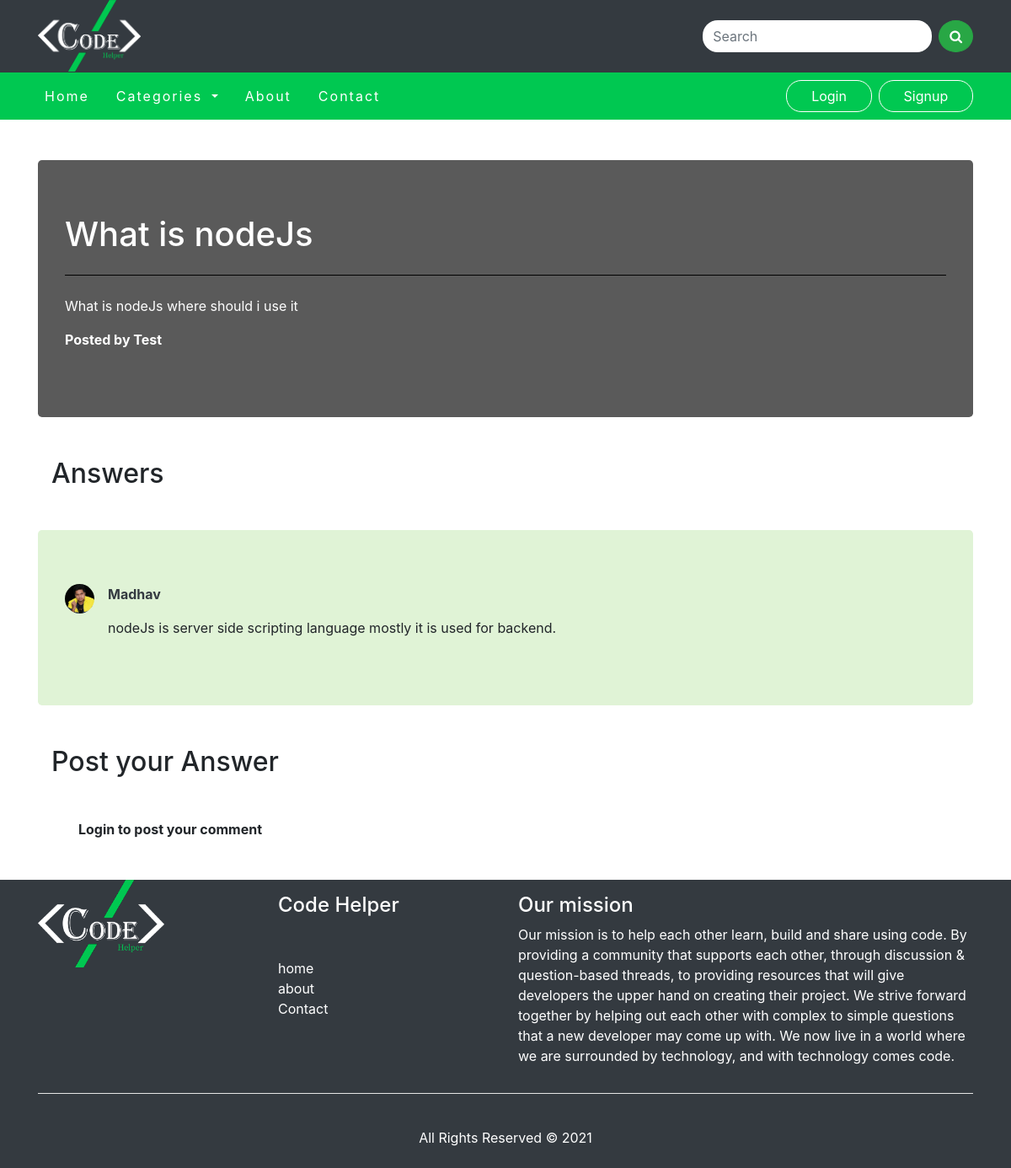
/qthread.php?id=26, run on the app's committed database.
### tables this page shows
CREATE TABLE `threads` (
  `thread_id` int(7) NOT NULL,
  `thread_title` varchar(400) NOT NULL,
  `thread_desc` text NOT NULL,
  `thread_code` text NOT NULL,
  `thread_catid` int(7) NOT NULL,
  `thread_userid` int(7) NOT NULL,
  `timestamp` datetime NOT NULL DEFAULT current_timestamp()
);

CREATE TABLE `users` (
  `user_id` int(8) NOT NULL,
  `user_name` varchar(150) NOT NULL,
  `user_email` varchar(50) NOT NULL,
  `user_img` varchar(400) NOT NULL,
  `user_pas` varchar(300) NOT NULL,
  `datetime` datetime NOT NULL DEFAULT current_timestamp()
);

CREATE TABLE `comments` (
  `comment_id` int(8) NOT NULL,
  `comment_desc` text NOT NULL,
  `comment_code` text NOT NULL,
  `thcomment_id` int(8) NOT NULL,
  `user_name_id` int(7) NOT NULL,
  `comment_time` datetime NOT NULL DEFAULT current_timestamp()
);

### qthread.php (the view, shortened to what this page needs)
<?php require 'includes/_header.php' ?>
    <?php include 'includes/_dbconnect.php' ?>
    <section>
        <div class="container">
        <?php
    $id = $_GET['id'];
    $sql = "SELECT * FROM `threads` WHERE thread_id=$id";
    $res = mysqli_query($conn, $sql);
    while($row = mysqli_fetch_assoc($res)){
        $name = $row['thread_title'];
        $des = $row['thread_desc'];
        $thread_userid = $row['thread_userid'];
        $sql2 = "SELECT user_name FROM `users` WHERE user_id='$thread_userid'";
        $res2 = mysqli_query($conn, $sql2);
        $row2 = mysqli_fetch_assoc($res2);
        echo '<div class="jumbotron j-black my-5">
    <h1 class="display-6">'.$name.'</h1>
    <hr style="background-color: rgb(0, 0, 0);" class="my-4">
    <p>
    '.$des.'
    </p>';
    echo '<p class="font-weight-bold my-3">Posted by '.$row2['user_name'].'</p>
</div>';
    }
    ?>
            <h2 class="display-5 ml-3">Answers</h2>
            <?php
    $sql = "SELECT * FROM `comments` WHERE thcomment_id=$id";
    $res = mysqli_query($conn, $sql);
    while($row = mysqli_fetch_assoc($res)){
        $com_desc = $row['comment_desc'];
        $thread_userid = $row['user_name_id'];
        $sql2 = "SELECT user_name FROM `users` WHERE user_id='$thread_userid'";
        $res2 = mysqli_query($conn, $sql2);
        $row2 = mysqli_fetch_assoc($res2);
        $sql3 = "SELECT user_img FROM `users` WHERE user_id='$thread_userid'";
        $res3 = mysqli_query($conn, $sql3);
        $row3 = mysqli_fetch_assoc($res3);
        $userimg = $row3['user_img'];
        echo '<div class="jumbotron j-green my-5">
    <div class="media">
    <div class="circle">';
    if($userimg == ''){
        echo '<img src="images/user.webp" style="border-radius: 50%;" width="35px" class="mr-3" alt="..."></div>';
    }else{
        echo '<img src="'.$row3['user_img'].'" style="border-radius: 50%;" width="35px" class="mr-3" alt="..."></div>';
    }
        echo '<div class="media-body">
            <p class="font-weight-bold text-dark">'.$row2['user_name'].'</p>
            <p>'. $com_desc .'</p>
        </div>
    </div>';
echo '</div>';
    }
    ?>
            <h2 class="display-5 ml-3">Post your Answer</h2>
            <?php
        if(isset($_SESSION['loggedin']) && $_SESSION['loggedin'] == true){
            echo '<form action="'.$_SERVER['REQUEST_URI'].'" method="POST" class="form my-5">
            <div class="form-group">
                <label for="exampleFormControlTextarea1" class="my-3"><b>Enter your answer</b></label>
                <textarea class="form-control" id="cdesc" name="cdesc" rows="3" required></textarea>
                <input type="hidden" name="userid" value="'.$_SESSION['user_id'].'">
            </div>
            <div class="form-group">
                <label for="ccode" class="my-3"><b>Enter code here</b></label>
                <textarea class="form-control" id="ccode" name="ccode" rows="6"></textarea>
            </div>
            <div><button type="submit" class="btn btn-success my-3 lgnb">Submit</button></div>
        </form>';
        }else{
            echo '<p class="px-5 my-5 font-weight-bold">Login to post your comment</p>';
        }
        ?>
        </div>
    </section>
    <?php require 'includes/_footer.php' ?>

### style.css (style rules this page uses)
* { padding: 0; margin: 0; box-sizing: border-box; }
.j-black { background-color: #5a5a5a !important; color: #fff; }
.j-green { background-color: #e0f3d6 !important; }

### includes/_header.php (style rules this page uses)
html { scroll-behavior: smooth; }

### data on the page
threads: thread_title "What is nodeJs", thread_desc "What is nodeJs where should i use it", users.user_name "Test"
comments: users.user_img (picture), users.user_name "Madhav", comment_desc "nodeJs is server side scripting language mostly it is used for backend."
